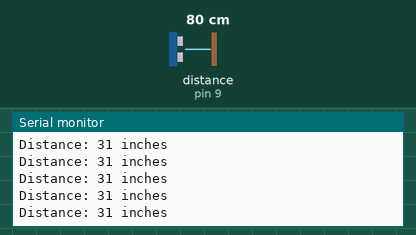
This sketch was run on a simulated Arduino Uno, built with avr-gcc and run on an emulated ATmega328P. Shown: the last lines printed to the serial monitor. Wiring (inferred from the names in the program): ultrasonic range finder: trigger pin 10; echo pin 9. The inputs (shaded band) are chosen by the test bench; at power-on: distance to the obstacle (sensor on pin 9) 80 cm. The echo pulse lasts 58.3 µs per cm.

Above: at 1.2 s.
1.3 s: distance to the obstacle (sensor on pin 9) set to 2 cm
At 1.9 s:
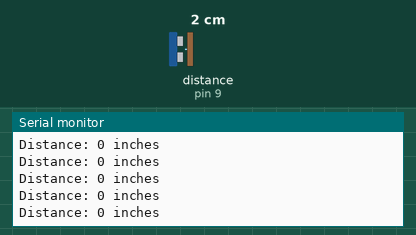
4.3 s: distance to the obstacle (sensor on pin 9) set to 250 cm
At 4.9 s:
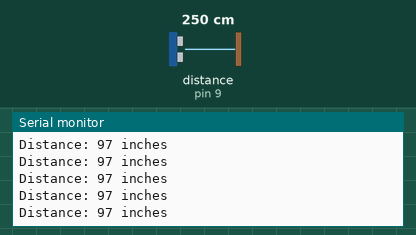
7.3 s: distance to the obstacle (sensor on pin 9) set to 35 cm
At 7.9 s:
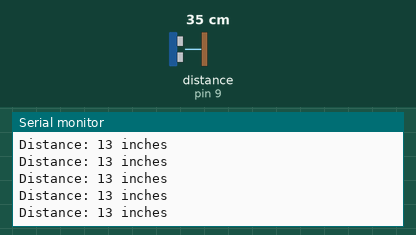
10.3 s: distance to the obstacle (sensor on pin 9) set to 4 cm
At 10.8 s:
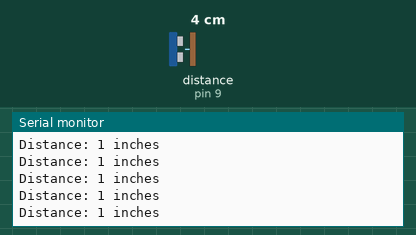
13.3 s: distance to the obstacle (sensor on pin 9) set to 60 cm
At 13.8 s:
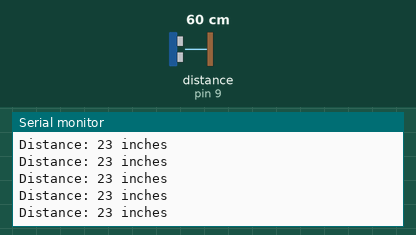
16.3 s: distance to the obstacle (sensor on pin 9) set to 299 cm
At 16.8 s:
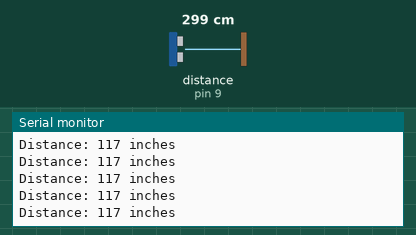
Timing chart, 0 to 19.3 s (numbered marks = the images above; inputs shaded):
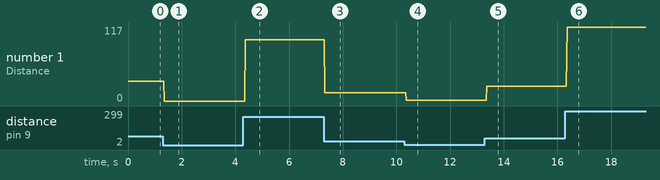

The sketch:

HC-SR04_-_Ultrasonic_Range_Finder.ino
```cpp
// Code based from https://howtomechatronics.com/tutorials/arduino/ultrasonic-sensor-hc-sr04/

const unsigned char echo_pin = 9, trig_pin = 10;  // Defines pins numbers

// defines variables
unsigned long duration;
unsigned int distance;

void setup() {
  pinMode(trig_pin, OUTPUT);  // Sets the tigger pin as an Output
  pinMode(echo_pin, INPUT);   // Sets the echo pin as an Input
  Serial.begin(9600);         // Starts the serial communication
}
void loop() {
  // Clears the trigPin
  digitalWrite(trig_pin, LOW);
  delayMicroseconds(2);

  // Sets the trigPin on HIGH state for 10 micro seconds
  digitalWrite(trig_pin, HIGH);
  delayMicroseconds(10);
  digitalWrite(trig_pin, LOW);

  duration = pulseIn(echo_pin, HIGH);   // Reads the echoPin, returns the sound wave travel time in microseconds

  distance = duration * 0.034 / 2;      // Calculating the distance
  distance = round(distance * 0.393701);

  if (distance < 859){
    // Prints the distance on the Serial Monitor
    String output = "Distance: " + String(distance) + " inches";
    Serial.println(output);
  }
  else{
    Serial.println("Unknown");
  }

  delay(10);
}
```

Measured:
- after the input at 1.3 s, the serial monitor: prints a new line after 0.06 s (image 1)
- after the input at 4.3 s, the serial monitor: prints a new line after 0.08 s (image 2)
- after the input at 7.3 s, the serial monitor: prints a new line at once (image 3)
- after the input at 10.3 s, the serial monitor: prints a new line after 0.07 s (image 4)
- after the input at 13.3 s, the serial monitor: prints a new line after 0.07 s (image 5)
- after the input at 16.3 s, the serial monitor: prints a new line after 0.06 s (image 6)
- plotted number 1: 31 → 0 after the input at 1.3 s, 0 → 97 after the input at 4.3 s, 97 → 13 after the input at 7.3 s, 13 → 1 after the input at 10.3 s, 1 → 23 after the input at 13.3 s
